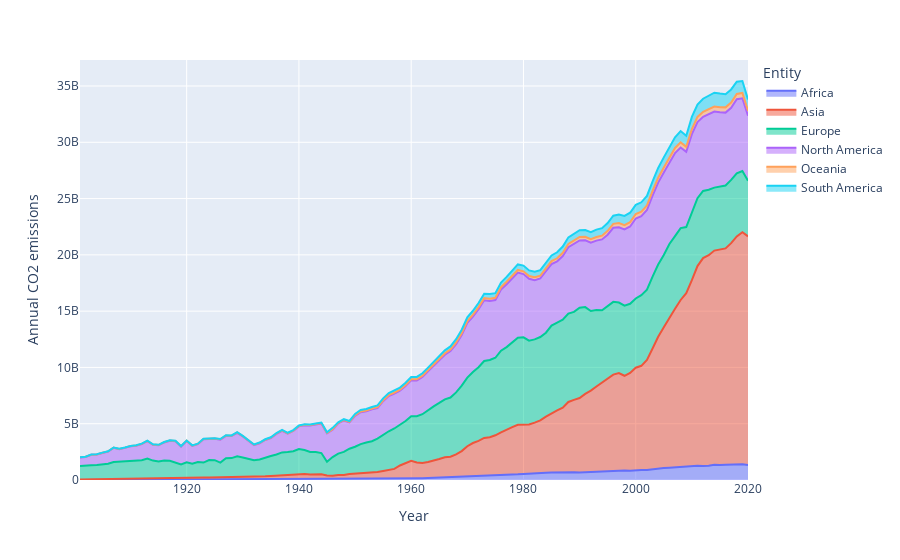

Write notebook code for a chart like this one.
### Markdown cell above
#### CO2 per Region

### Code cell
import plotly.express as px
fig_total = px.area(tot, x="Year", y="Annual CO2 emissions", color="Entity", line_group="Entity")
fig_total.show()
#py.iplot(fig3, filename = 'Total')
